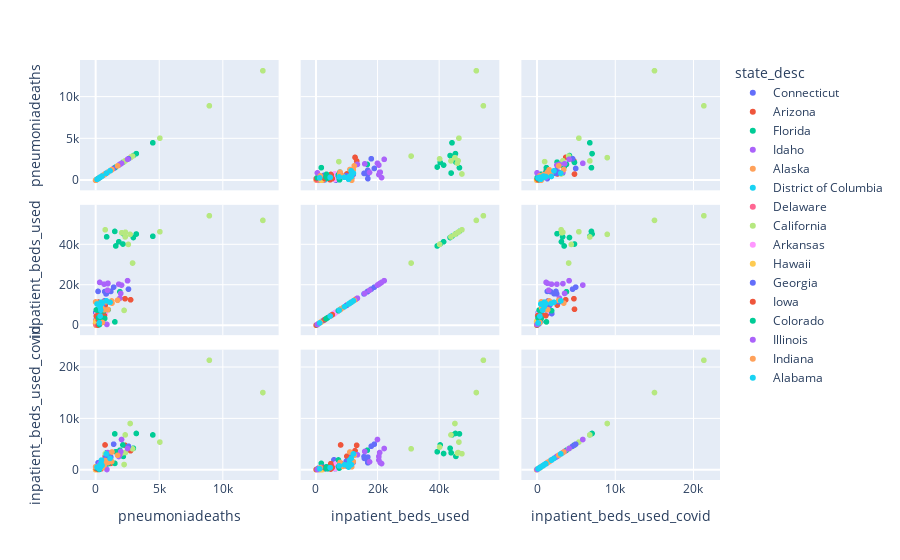

The code cell stored with this chart in its notebook:
### Code cell
fig = px.scatter_matrix(covidTableStrData,
    dimensions=["pneumoniadeaths", "inpatient_beds_used", "inpatient_beds_used_covid"],
    color="state_desc")
fig.show(width=1000, height=1000 )

### Figure 1 — Plotly figure (JSON) as saved in the notebook; plotly's stock layout.template omitted (floating-point values rounded to 4 significant figures)
{"data": [{"dimensions": [{"axis": {"matches": true}, "label": "pneumoniadeaths", "values": [478, 184, 477, 520, 293, 121, 203, 12, 692, 149, 157]}, {"axis": {"matches": true}, "label": "inpatient_beds_used", "values": [6441, 6304, 5363, 6610, 5913, 6321, 858, 6532, 5906, 5943, 5873]}, {"axis": {"matches": true}, "label": "inpatient_beds_used_covid", "values": [1030, 504, 682, 1271, 1348, 205, 314, 461, 1940, 495, 291]}], "hovertemplate": "state_desc=Connecticut<br>%{xaxis.title.text}=%{x}<br>%{yaxis.title.text}=%{y}<extra></extra>", "legendgroup": "Connecticut", "marker": {"color": "#636efa", "symbol": "circle"}, "name": "Connecticut", "showlegend": true, "type": "splom"}, {"dimensions": [{"axis": {"matches": true}, "label": "pneumoniadeaths", "values": [2313, 755, 564, 380, 435, 242, 540, 1188, 387, 740, 2750]}, {"axis": {"matches": true}, "label": "inpatient_beds_used", "values": [13289, 10101, 8102, 10083, 3818, 11635, 7385, 11378, 10813, 8074, 12757]}, {"axis": {"matches": true}, "label": "inpatient_beds_used_covid", "values": [4774, 2643, 1310, 725, 186, 654, 722, 1248, 905, 4843, 3723]}], "hovertemplate": "state_desc=Arizona<br>%{xaxis.title.text}=%{x}<br>%{yaxis.title.text}=%{y}<extra></extra>", "legendgroup": "Arizona", "marker": {"color": "#EF553B", "symbol": "circle"}, "name": "Arizona", "showlegend": true, "type": "splom"}, {"dimensions": [{"axis": {"matches": true}, "label": "pneumoniadeaths", "values": [3200, 2146, 1585, 2176, 1514, 866, 1907, 2968, 1823, 1507, 4498]}, {"axis": {"matches": true}, "label": "inpatient_beds_used", "values": [45385, 40422, 39460, 45527, 1806, 43983, 16740, 43640, 41528, 46676, 44259]}, {"axis": {"matches": true}, "label": "inpatient_beds_used_covid", "values": [7091, 4841, 3518, 2614, 1251, 3320, 3814, 4199, 3173, 7008, 6801]}], "hovertemplate": "state_desc=Florida<br>%{xaxis.title.text}=%{x}<br>%{yaxis.title.text}=%{y}<extra></extra>", "legendgroup": "Florida", "marker": {"color": "#00cc96", "symbol": "circle"}, "name": "Florida", "showlegend": true, "type": "splom"}, {"dimensions": [{"axis": {"matches": true}, "label": "pneumoniadeaths", "values": [243, 212, 48, 82, 75, 37, 66, 88, 122, 45, 182]}, {"axis": {"matches": true}, "label": "inpatient_beds_used", "values": [2121, 1995, 1528, 2207, 549, 2950, 1460, 1978, 2136, 1770, 2060]}, {"axis": {"matches": true}, "label": "inpatient_beds_used_covid", "values": [338, 466, 31, 153, 45, 141, 37, 142, 269, 61, 209]}], "hovertemplate": "state_desc=Idaho<br>%{xaxis.title.text}=%{x}<br>%{yaxis.title.text}=%{y}<extra></extra>", "legendgroup": "Idaho", "marker": {"color": "#ab63fa", "symbol": "circle"}, "name": "Idaho", "showlegend": true, "type": "splom"}, {"dimensions": [{"axis": {"matches": true}, "label": "pneumoniadeaths", "values": [66, 60, 15, 16, 28, 0, 15, 0, 35, 12, 30]}, {"axis": {"matches": true}, "label": "inpatient_beds_used", "values": [868, 859, 956, 1077, 119, 964, 667, 961, 942, 999, 915]}, {"axis": {"matches": true}, "label": "inpatient_beds_used_covid", "values": [80, 151, 18, 42, 18, 41, 12, 23, 98, 39, 45]}], "hovertemplate": "state_desc=Alaska<br>%{xaxis.title.text}=%{x}<br>%{yaxis.title.text}=%{y}<extra></extra>", "legendgroup": "Alaska", "marker": {"color": "#FFA15A", "symbol": "circle"}, "name": "Alaska", "showlegend": true, "type": "splom"}, {"dimensions": [{"axis": {"matches": true}, "label": "pneumoniadeaths", "values": [151, 82, 297, 56, 58, 15, 304, 81, 67, 138, 129]}, {"axis": {"matches": true}, "label": "inpatient_beds_used", "values": [2828, 2771, 2001, 2886, 649, 2589, 1711, 2615, 2868, 2175, 2801]}, {"axis": {"matches": true}, "label": "inpatient_beds_used_covid", "values": [320, 223, 404, 164, 114, 200, 499, 251, 172, 186, 322]}], "hovertemplate": "state_desc=District of Columbia<br>%{xaxis.title.text}=%{x}<br>%{yaxis.title.text}=%{y}<extra></extra>", "legendgroup": "District of Columbia", "marker": {"color": "#19d3f3", "symbol": "circle"}, "name": "District of Columbia", "showlegend": true, "type": "splom"}, {"dimensions": [{"axis": {"matches": true}, "label": "pneumoniadeaths", "values": [155, 75, 122, 45, 58, 13, 124, 52, 62, 55, 165]}, {"axis": {"matches": true}, "label": "inpatient_beds_used", "values": [2376, 1827, 1510, 2232, 419, 2342, 1561, 2225, 2200, 1785, 2326]}, {"axis": {"matches": true}, "label": "inpatient_beds_used_covid", "values": [491, 303, 205, 106, 51, 119, 311, 178, 146, 103, 348]}], "hovertemplate": "state_desc=Delaware<br>%{xaxis.title.text}=%{x}<br>%{yaxis.title.text}=%{y}<extra></extra>", "legendgroup": "Delaware", "marker": {"color": "#FF6692", "symbol": "circle"}, "name": "Delaware", "showlegend": true, "type": "splom"}, {"dimensions": [{"axis": {"matches": true}, "label": "pneumoniadeaths", "values": [8944, 2715, 2572, 2345, 2239, 754, 2904, 5054, 2049, 2324, 13155]}, {"axis": {"matches": true}, "label": "inpatient_beds_used", "values": [54454, 45217, 40229, 46250, 7497, 47483, 30983, 46506, 46009, 43933, 52160]}, {"axis": {"matches": true}, "label": "inpatient_beds_used_covid", "values": [21387, 9032, 4430, 3359, 1023, 3133, 4095, 5402, 3227, 6805, 15073]}], "hovertemplate": "state_desc=California<br>%{xaxis.title.text}=%{x}<br>%{yaxis.title.text}=%{y}<extra></extra>", "legendgroup": "California", "marker": {"color": "#B6E880", "symbol": "circle"}, "name": "California", "showlegend": true, "type": "splom"}, {"dimensions": [{"axis": {"matches": true}, "label": "pneumoniadeaths", "values": [701, 512, 173, 355, 195, 97, 214, 388, 482, 206, 771]}, {"axis": {"matches": true}, "label": "inpatient_beds_used", "values": [6687, 5204, 4539, 6754, 1774, 6303, 4079, 6279, 6236, 4793, 6144]}, {"axis": {"matches": true}, "label": "inpatient_beds_used_covid", "values": [1243, 1088, 201, 542, 153, 263, 158, 542, 717, 414, 988]}], "hovertemplate": "state_desc=Arkansas<br>%{xaxis.title.text}=%{x}<br>%{yaxis.title.text}=%{y}<extra></extra>", "legendgroup": "Arkansas", "marker": {"color": "#FF97FF", "symbol": "circle"}, "name": "Arkansas", "showlegend": true, "type": "splom"}, {"dimensions": [{"axis": {"matches": true}, "label": "pneumoniadeaths", "values": [72, 66, 56, 101, 75, 15, 56, 53, 81, 40, 85]}, {"axis": {"matches": true}, "label": "inpatient_beds_used", "values": [1796, 1705, 1935, 1947, 1907, 1825, 1924, 1792, 1795, 2130, 1823]}, {"axis": {"matches": true}, "label": "inpatient_beds_used_covid", "values": [114, 62, 2, 173, 29, 32, 28, 35, 78, 18, 95]}], "hovertemplate": "state_desc=Hawaii<br>%{xaxis.title.text}=%{x}<br>%{yaxis.title.text}=%{y}<extra></extra>", "legendgroup": "Hawaii", "marker": {"color": "#FECB52", "symbol": "circle"}, "name": "Hawaii", "showlegend": true, "type": "splom"}, {"dimensions": [{"axis": {"matches": true}, "label": "pneumoniadeaths", "values": [1418, 818, 689, 846, 575, 191, 944, 1193, 715, 548, 2584]}, {"axis": {"matches": true}, "label": "inpatient_beds_used", "values": [19022, 15680, 12193, 15793, 2603, 16928, 11728, 16899, 16827, 9904, 18032]}, {"axis": {"matches": true}, "label": "inpatient_beds_used_covid", "values": [4995, 2571, 1463, 2222, 483, 1362, 2861, 2471, 1781, 1659, 4599]}], "hovertemplate": "state_desc=Georgia<br>%{xaxis.title.text}=%{x}<br>%{yaxis.title.text}=%{y}<extra></extra>", "legendgroup": "Georgia", "marker": {"color": "#636efa", "symbol": "circle"}, "name": "Georgia", "showlegend": true, "type": "splom"}, {"dimensions": [{"axis": {"matches": true}, "label": "pneumoniadeaths", "values": [628, 694, 240, 201, 198, 53, 201, 210, 312, 160, 387]}, {"axis": {"matches": true}, "label": "inpatient_beds_used", "values": [5004, 4885, 2993, 5349, 152, 4652, 2920, 4575, 5101, 4866, 4677]}, {"axis": {"matches": true}, "label": "inpatient_beds_used_covid", "values": [602, 1179, 333, 447, 61, 189, 397, 216, 717, 136, 379]}], "hovertemplate": "state_desc=Iowa<br>%{xaxis.title.text}=%{x}<br>%{yaxis.title.text}=%{y}<extra></extra>", "legendgroup": "Iowa", "marker": {"color": "#EF553B", "symbol": "circle"}, "name": "Iowa", "showlegend": true, "type": "splom"}, {"dimensions": [{"axis": {"matches": true}, "label": "pneumoniadeaths", "values": [993, 659, 375, 179, 305, 50, 713, 286, 281, 235, 504]}, {"axis": {"matches": true}, "label": "inpatient_beds_used", "values": [7864, 7350, 3339, 7631, 465, 7725, 3485, 7569, 7725, 3811, 7377]}, {"axis": {"matches": true}, "label": "inpatient_beds_used_covid", "values": [1191, 1914, 268, 319, 70, 425, 575, 470, 795, 185, 638]}], "hovertemplate": "state_desc=Colorado<br>%{xaxis.title.text}=%{x}<br>%{yaxis.title.text}=%{y}<extra></extra>", "legendgroup": "Colorado", "marker": {"color": "#00cc96", "symbol": "circle"}, "name": "Colorado", "showlegend": true, "type": "splom"}, {"dimensions": [{"axis": {"matches": true}, "label": "pneumoniadeaths", "values": [2512, 2036, 1905, 671, 886, 318, 1972, 967, 955, 935, 1820]}, {"axis": {"matches": true}, "label": "inpatient_beds_used", "values": [22232, 20051, 13533, 20500, 523, 21379, 15914, 20952, 20758, 17471, 20498]}, {"axis": {"matches": true}, "label": "inpatient_beds_used_covid", "values": [4154, 5908, 2923, 1894, 53, 1212, 3573, 1385, 3361, 1547, 2589]}], "hovertemplate": "state_desc=Illinois<br>%{xaxis.title.text}=%{x}<br>%{yaxis.title.text}=%{y}<extra></extra>", "legendgroup": "Illinois", "marker": {"color": "#ab63fa", "symbol": "circle"}, "name": "Illinois", "showlegend": true, "type": "splom"}, {"dimensions": [{"axis": {"matches": true}, "label": "pneumoniadeaths", "values": [1728, 1287, 679, 493, 530, 0, 969, 380, 782, 478, 1260]}, {"axis": {"matches": true}, "label": "inpatient_beds_used", "values": [12493, 11094, 7778, 11610, 1484, 11690, 7897, 11424, 11750, 8843, 12185]}, {"axis": {"matches": true}, "label": "inpatient_beds_used_covid", "values": [2822, 3468, 908, 938, 403, 585, 1421, 768, 1756, 650, 1606]}], "hovertemplate": "state_desc=Indiana<br>%{xaxis.title.text}=%{x}<br>%{yaxis.title.text}=%{y}<extra></extra>", "legendgroup": "Indiana", "marker": {"color": "#FFA15A", "symbol": "circle"}, "name": "Indiana", "showlegend": true, "type": "splom"}, {"dimensions": [{"axis": {"matches": true}, "label": "pneumoniadeaths", "values": [850, 457, 399, 425, 287, 111, 352, 500, 439, 350, 1133]}, {"axis": {"matches": true}, "label": "inpatient_beds_used", "values": [12225, 10983, 7620, 11544, 1277, 10662, 4677, 11011, 10833, 9325, 11483]}, {"axis": {"matches": true}, "label": "inpatient_beds_used_covid", "values": [3095, 1877, 763, 994, 191, 531, 416, 875, 1172, 973, 2218]}], "hovertemplate": "state_desc=Alabama<br>%{xaxis.title.text}=%{x}<br>%{yaxis.title.text}=%{y}<extra></extra>", "legendgroup": "Alabama", "marker": {"color": "#19d3f3", "symbol": "circle"}, "name": "Alabama", "showlegend": true, "type": "splom"}], "layout": {"dragmode": "select", "legend": {"title": {"text": "state_desc"}, "tracegroupgap": 0}, "margin": {"t": 60}}}
